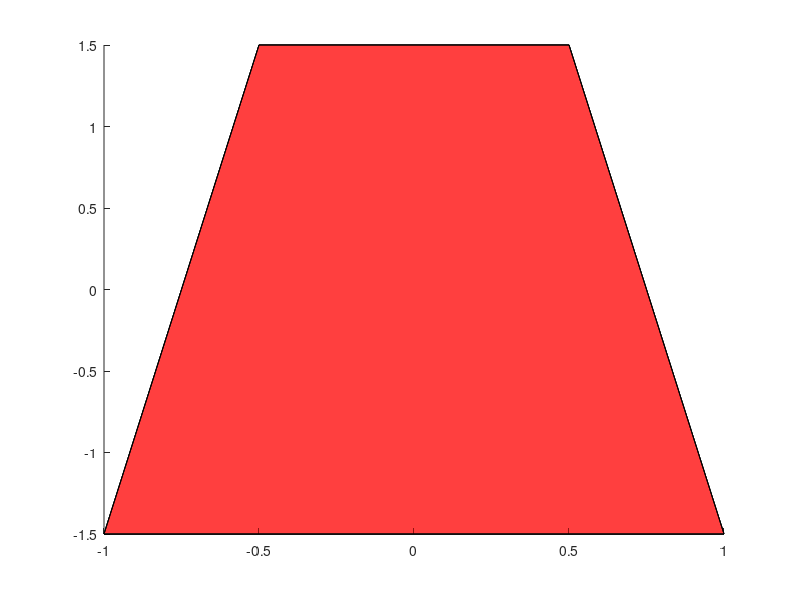

Recreate this plot in MATLAB.
function plot_trapzoidal_plate(O,a,b,c,h)

% O  MUST  always be a 3x1 column vector

if nargin == 0
  O = [0;0;0];
  a = 1;
  b = 2;
  c = 3;
  h = 0.5;
end

vertex_l = [O O O O]'+[a/2 c/2 0; -a/2 c/2 0; -b/2 -c/2 0; b/2 -c/2 0];
vertex_h = [O O O O]'+[a/2 c/2 h; -a/2 c/2 h; -b/2 -c/2 h; b/2 -c/2 h];

trapz.Vertices = [vertex_l;vertex_h];
trapz.Faces = [1 2 3 4;
               5 6 7 8;
               1 2 6 5;
               2 3 7 6;
               1 4 8 5;
               3 4 8 7];

patch(trapz,'facecolor','red','facealpha',0.5)